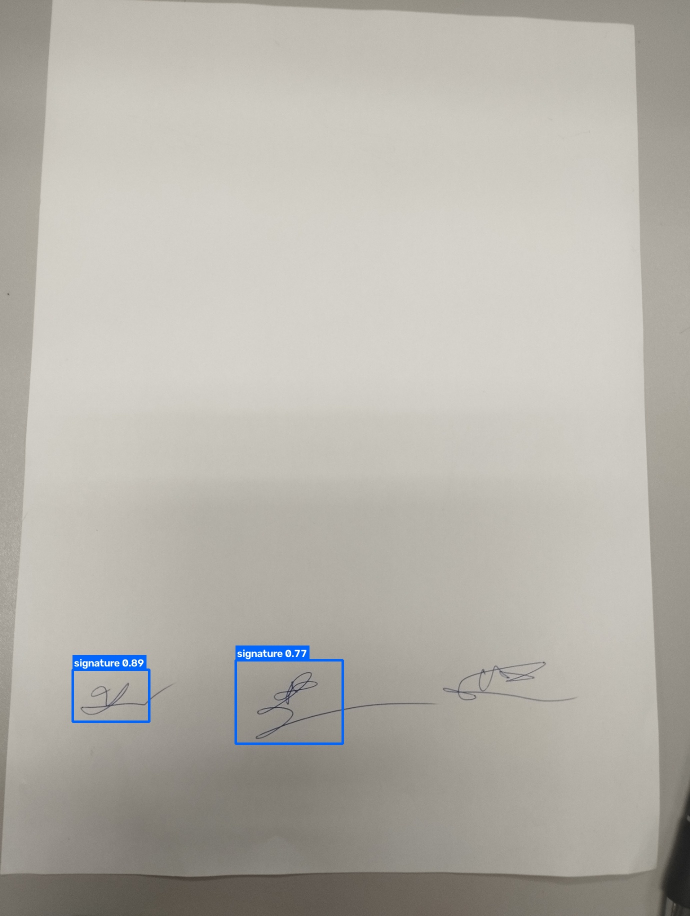
#> input picture prediction_result.jpg, 1380 x 1832 px (shown at 1/2 size)
$ python -i generate_dataset.py   (imports and definitions only)
#> lines starting #> are read from the running program, lines starting #| are printed output that depends on the picture
#> in preprocess_signature, opened is the input picture: PIL image 1380x1832 RGB; mean R, G, B 181, 177.9, 170.2
"""
Sinh dataset YOLO phat hien chu ky va con dau tu hai nguon du lieu:

1. ``signatures_dir``: anh chu ky that, co the co nen trang/xam/mau va chu in thua.
2. ``documents``: anh bieu mau sach; vung ky/dong dau nam trong
   ``document_regions.json``.

Mac dinh script:

- nap truc tiep ``signatures_dir``, ``documents`` va ``document_regions.json``;
- lam sach, tach nen va crop sat net muc cua tung chu ky;
- dung moi document gan nhu deu nhau thay vi random lech phan bo;
- sinh anh o nhieu do phan giai thuc te, giu dung chieu document
  (portrait/landscape) va khong keo meo noi dung;
- xuat anh, nhan YOLO va ``manifest.jsonl`` de truy vet nguon mau.

Vi du:

    python generate_dataset.py --num_samples 2000 --out_dir dataset_generated

Kiem tra dau vao ma khong sinh file:

    python generate_dataset.py --validate_only

Class YOLO: 0 = signature, 1 = stamp.
"""

from __future__ import annotations

import argparse
import io
import json
import math
import os
import random
from dataclasses import dataclass
from pathlib import Path
from typing import Iterable, Sequence

import cv2
import numpy as np
from PIL import Image, ImageDraw, ImageFilter, ImageFont, ImageOps


SUPPORTED_IMAGE_EXTENSIONS = {".png", ".jpg", ".jpeg", ".bmp", ".webp"}
CLASS_SIGNATURE = 0
CLASS_STAMP = 1

DEFAULT_SIGNATURE_ZONES = [
    [0.08, 0.80, 0.42, 0.96],
    [0.55, 0.80, 0.94, 0.96],
]
DEFAULT_REALISTIC_SIZES = [
    # Portrait
    (640, 896),
    (768, 1024),
    (800, 1100),
    (1000, 1400),
    (1200, 1600),
    # Landscape
    (1280, 720),
    (1600, 1000),
    (1920, 1080),
]

BLUE_INK_COLORS = [
    (5, 30, 85),
    (0, 45, 115),
    (5, 60, 140),
    (20, 80, 165),
    (45, 110, 190),
]
BLACK_INK_COLORS = [
    (8, 12, 18),
    (20, 25, 32),
    (35, 38, 45),
]


@dataclass(frozen=True)
class SignatureAsset:
    name: str
    image: Image.Image
    source_group: str


@dataclass(frozen=True)
class DocumentTemplate:
    name: str
    path: Path
    image: Image.Image
    signature_zones: list[list[float]]
    stamp_zones: list[list[float]]


# [197 lines left out: functions iter_image_paths, load_font, validate_normalized_zones, normalize_region_block, load_document_region_config, get_regions_for_document and 4 more, not called in this run]


def _estimate_signature_alpha(image: Image.Image) -> np.ndarray:
    rgba = np.asarray(image.convert("RGBA"))
    source_alpha = rgba[..., 3]
#> source_alpha: shape (1832, 1380); every value is 255
    if np.any(source_alpha < 250):
        return source_alpha.copy()

    rgb = rgba[..., :3].astype(np.float32)
    height, width = rgb.shape[:2]
#> height = 1832; width = 1380
    border_size = max(1, min(height, width) // 20)
#> border_size = 69
    border_pixels = np.concatenate([
        rgb[:border_size].reshape(-1, 3),
        rgb[-border_size:].reshape(-1, 3),
        rgb[:, :border_size].reshape(-1, 3),
        rgb[:, -border_size:].reshape(-1, 3),
    ])
    background = np.median(border_pixels, axis=0)
#> background = [156, 152, 144]
    weights = np.array([0.299, 0.587, 0.114], dtype=np.float32)
    background_luma = float(background @ weights)
#> background_luma = 152.3
    luma = rgb @ weights
    color_distance = np.linalg.norm(rgb - background, axis=2)
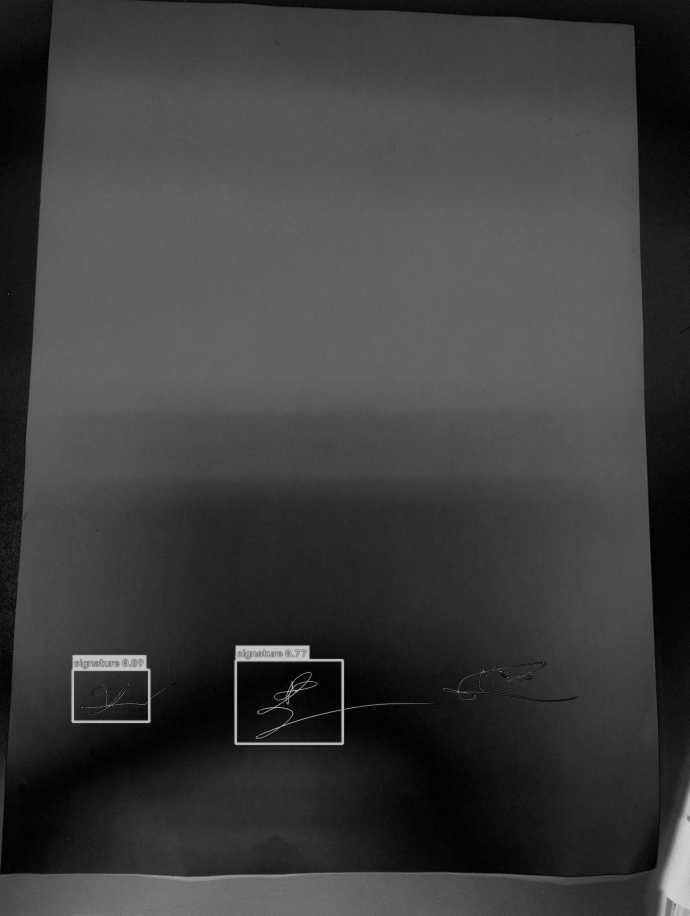
#> color_distance: shape (1832, 1380) float32 (shown at 1/2 size); min 1, max 222.6, mean 61.8

    # Ket hop do toi va khoang cach mau de tach duoc ca muc den lan muc xanh
    # tren nen trang, xam hoac xanh nhat.
    ink_strength = np.maximum(0.0, background_luma - luma) * 0.75 + color_distance * 0.45
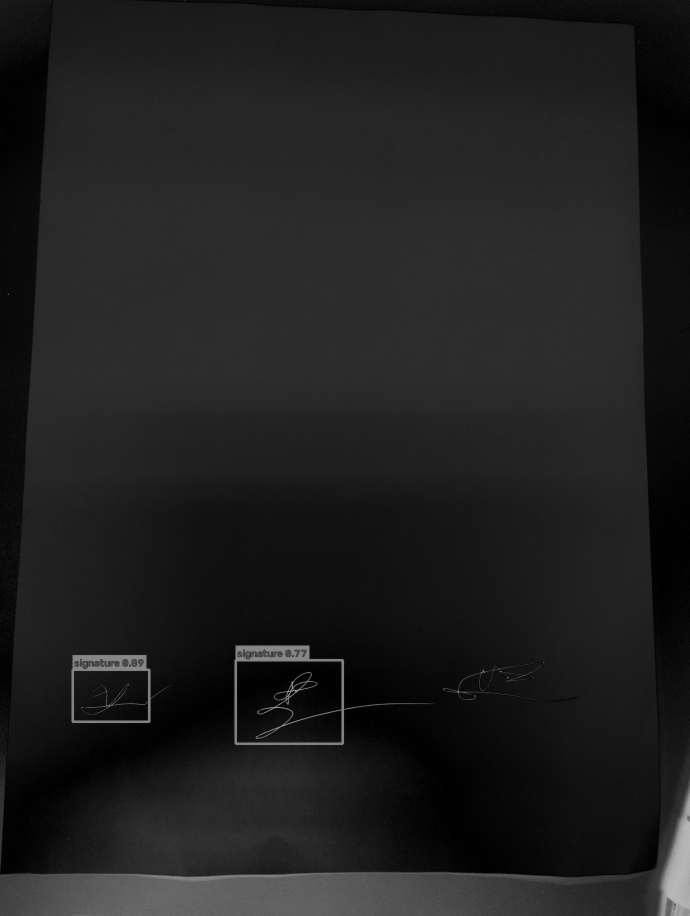
#> ink_strength: shape (1832, 1380) float32 (shown at 1/2 size); min 0.45, max 198.5, mean 31.5
    if float(ink_strength.max()) < 4:
        return np.zeros((height, width), dtype=np.uint8)

    score = np.clip(ink_strength, 0, 255).astype(np.uint8)
    otsu_threshold, _ = cv2.threshold(score, 0, 255, cv2.THRESH_BINARY + cv2.THRESH_OTSU)
#> otsu_threshold = 63
    low = max(6.0, float(otsu_threshold) * 0.55)
#> low = 34.65
    strong_values = ink_strength[ink_strength > low]
    if strong_values.size == 0:
        return np.zeros((height, width), dtype=np.uint8)
    high = max(low + 12.0, float(np.percentile(strong_values, 92)))
#> high = 78.35
    return np.clip((ink_strength - low) * 255.0 / (high - low), 0, 255).astype(np.uint8)
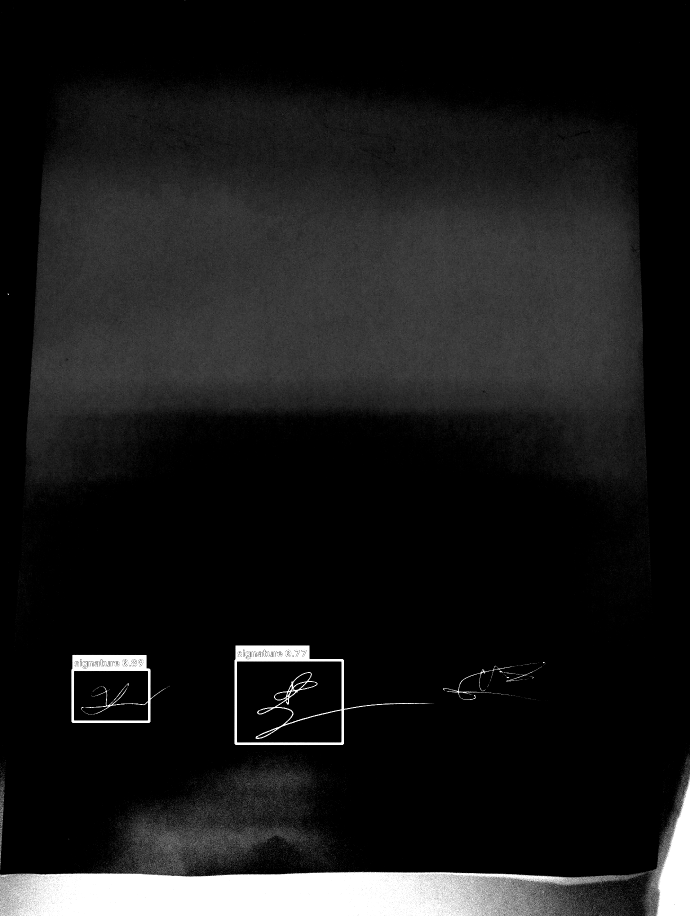
#> returned value: shape (1832, 1380) (shown at 1/2 size); min 0, max 255, mean 26.5


# [33 lines left out: function _retain_primary_ink_cluster, not called in this run]


def preprocess_signature(path: Path) -> Image.Image | None:
    with Image.open(path) as opened:
        source = ImageOps.exif_transpose(opened).convert("RGBA")

    alpha = _estimate_signature_alpha(source)
#> (the run stopped early here; a loop or call above may not have finished)
